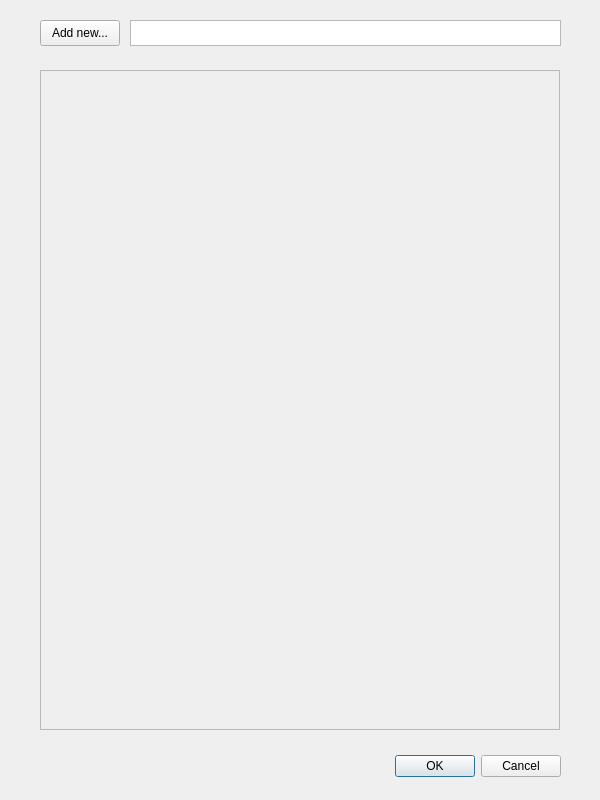
<?xml version="1.0" encoding="UTF-8"?>
<ui version="4.0">
 <class>StoredItemsWindow</class>
 <widget class="QDialog" name="StoredItemsWindow">
  <property name="geometry">
   <rect>
    <x>0</x>
    <y>0</y>
    <width>600</width>
    <height>800</height>
   </rect>
  </property>
  <property name="sizePolicy">
   <sizepolicy hsizetype="Fixed" vsizetype="Fixed">
    <horstretch>0</horstretch>
    <verstretch>0</verstretch>
   </sizepolicy>
  </property>
  <property name="minimumSize">
   <size>
    <width>600</width>
    <height>800</height>
   </size>
  </property>
  <property name="maximumSize">
   <size>
    <width>600</width>
    <height>800</height>
   </size>
  </property>
  <property name="baseSize">
   <size>
    <width>600</width>
    <height>800</height>
   </size>
  </property>
  <property name="windowTitle">
   <string>Dialog</string>
  </property>
  <widget class="QDialogButtonBox" name="buttonBox">
   <property name="geometry">
    <rect>
     <x>40</x>
     <y>750</y>
     <width>521</width>
     <height>32</height>
    </rect>
   </property>
   <property name="sizePolicy">
    <sizepolicy hsizetype="Expanding" vsizetype="Expanding">
     <horstretch>0</horstretch>
     <verstretch>0</verstretch>
    </sizepolicy>
   </property>
   <property name="orientation">
    <enum>Qt::Horizontal</enum>
   </property>
   <property name="standardButtons">
    <set>QDialogButtonBox::Cancel|QDialogButtonBox::Ok</set>
   </property>
  </widget>
  <widget class="QPushButton" name="buttonNewItem">
   <property name="geometry">
    <rect>
     <x>40</x>
     <y>20</y>
     <width>80</width>
     <height>26</height>
    </rect>
   </property>
   <property name="sizePolicy">
    <sizepolicy hsizetype="Expanding" vsizetype="Expanding">
     <horstretch>0</horstretch>
     <verstretch>0</verstretch>
    </sizepolicy>
   </property>
   <property name="toolTip">
    <string>&lt;html&gt;&lt;head/&gt;&lt;body&gt;&lt;p&gt;&lt;span style=&quot; font-size:11pt;&quot;&gt;Add item&lt;/span&gt;&lt;/p&gt;&lt;/body&gt;&lt;/html&gt;</string>
   </property>
   <property name="text">
    <string>Add new...</string>
   </property>
  </widget>
  <widget class="QScrollArea" name="scrollAreaStoredItems">
   <property name="geometry">
    <rect>
     <x>40</x>
     <y>70</y>
     <width>520</width>
     <height>660</height>
    </rect>
   </property>
   <property name="sizePolicy">
    <sizepolicy hsizetype="Expanding" vsizetype="Expanding">
     <horstretch>0</horstretch>
     <verstretch>0</verstretch>
    </sizepolicy>
   </property>
   <property name="maximumSize">
    <size>
     <width>520</width>
     <height>660</height>
    </size>
   </property>
   <property name="widgetResizable">
    <bool>true</bool>
   </property>
   <widget class="QWidget" name="scrollAreaWidgetStoredItems">
    <property name="geometry">
     <rect>
      <x>0</x>
      <y>0</y>
      <width>518</width>
      <height>16</height>
     </rect>
    </property>
    <property name="sizePolicy">
     <sizepolicy hsizetype="Fixed" vsizetype="Fixed">
      <horstretch>0</horstretch>
      <verstretch>0</verstretch>
     </sizepolicy>
    </property>
    <property name="maximumSize">
     <size>
      <width>520</width>
      <height>16777215</height>
     </size>
    </property>
   </widget>
  </widget>
  <widget class="QTextEdit" name="textEditNewItem">
   <property name="geometry">
    <rect>
     <x>130</x>
     <y>20</y>
     <width>431</width>
     <height>26</height>
    </rect>
   </property>
   <property name="whatsThis">
    <string>&lt;html&gt;&lt;head/&gt;&lt;body&gt;&lt;p&gt;&lt;br/&gt;&lt;/p&gt;&lt;/body&gt;&lt;/html&gt;</string>
   </property>
  </widget>
 </widget>
 <resources/>
 <connections/>
</ui>
